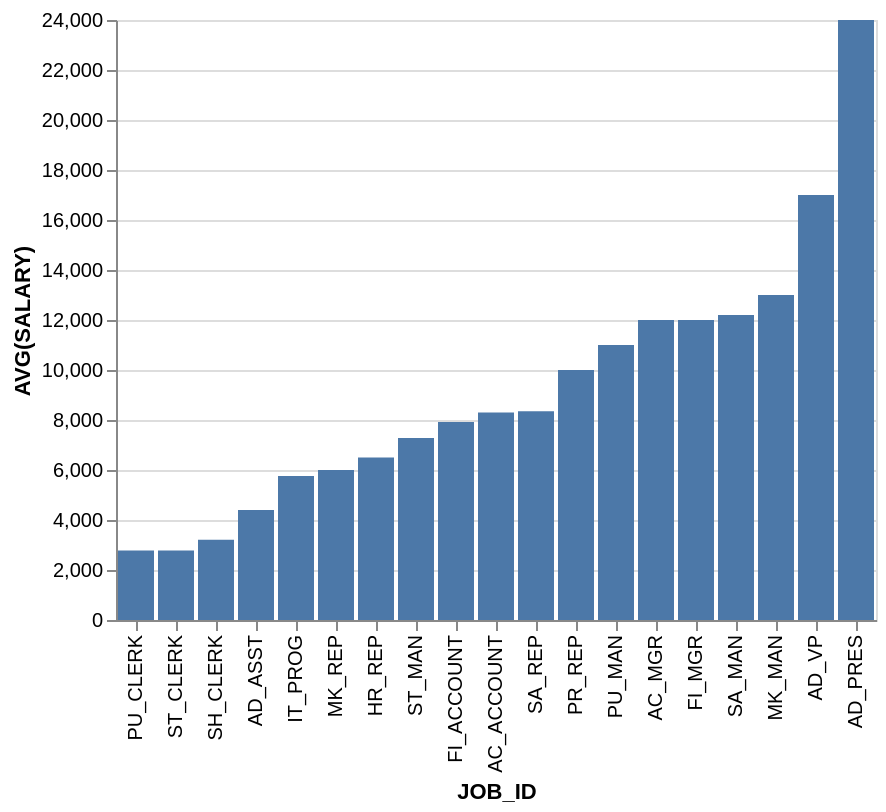

Write the Vega-Lite specification saved for this chart.
### Vega-Lite specification from a JSON file in a GitHub repository (floating-point values rounded to 4 significant figures)
{"data": {"values": [{"x_data": "PU_CLERK", "y_data": 2780}, {"x_data": "ST_CLERK", "y_data": 2785}, {"x_data": "SH_CLERK", "y_data": 3215}, {"x_data": "AD_ASST", "y_data": 4400}, {"x_data": "IT_PROG", "y_data": 5760}, {"x_data": "MK_REP", "y_data": 6000}, {"x_data": "HR_REP", "y_data": 6500}, {"x_data": "ST_MAN", "y_data": 7280}, {"x_data": "FI_ACCOUNT", "y_data": 7920}, {"x_data": "AC_ACCOUNT", "y_data": 8300}, {"x_data": "SA_REP", "y_data": 8350}, {"x_data": "PR_REP", "y_data": 10000}, {"x_data": "PU_MAN", "y_data": 11000}, {"x_data": "AC_MGR", "y_data": 12000}, {"x_data": "FI_MGR", "y_data": 12000}, {"x_data": "SA_MAN", "y_data": 12200}, {"x_data": "MK_MAN", "y_data": 13000}, {"x_data": "AD_VP", "y_data": 17000}, {"x_data": "AD_PRES", "y_data": 24000}]}, "mark": "bar", "encoding": {"x": {"field": "x_data", "type": "nominal", "title": "JOB_ID", "sort": {"op": "sum", "field": "y_data", "order": "ascending"}}, "y": {"field": "y_data", "type": "quantitative", "title": "AVG(SALARY)"}}}
